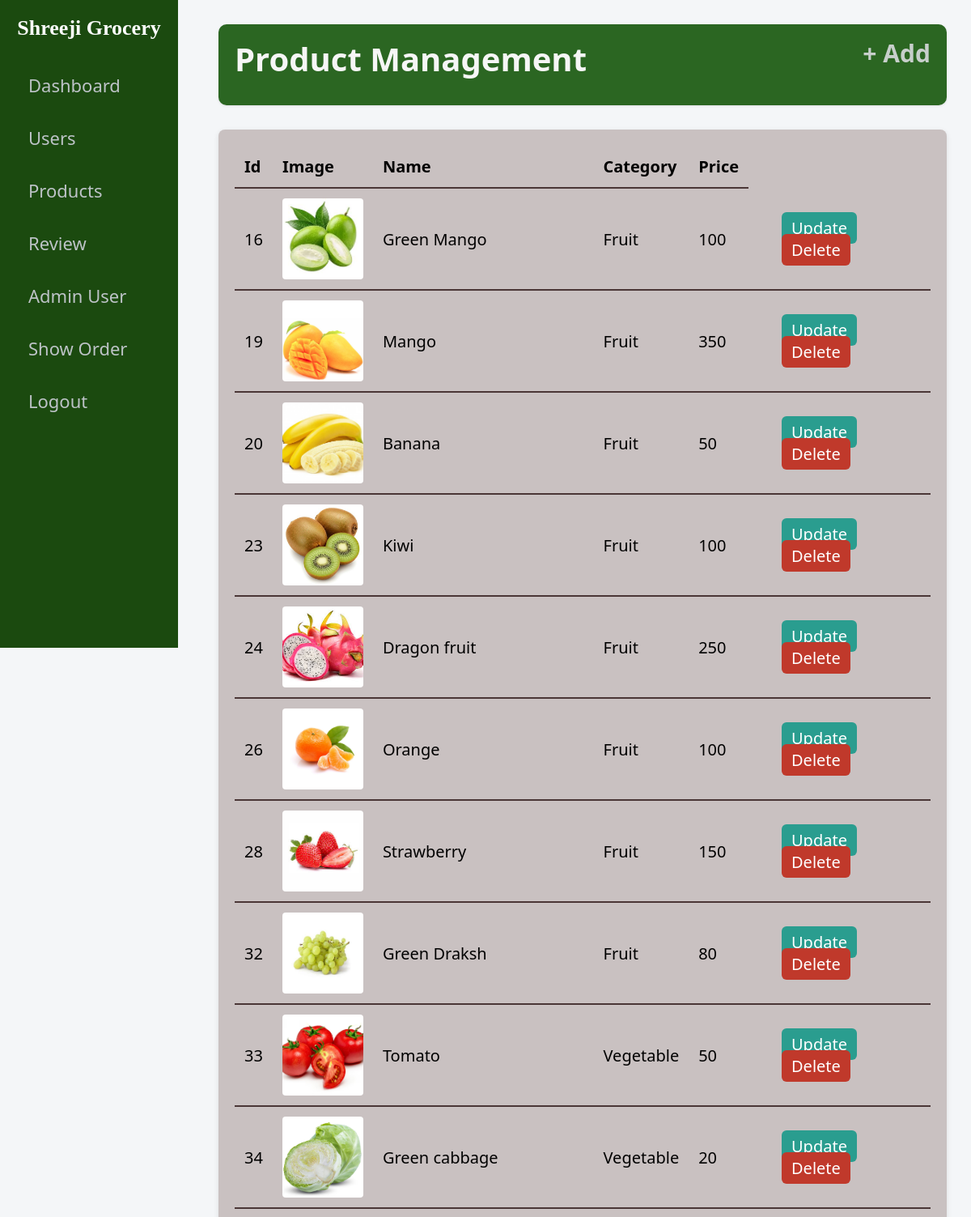
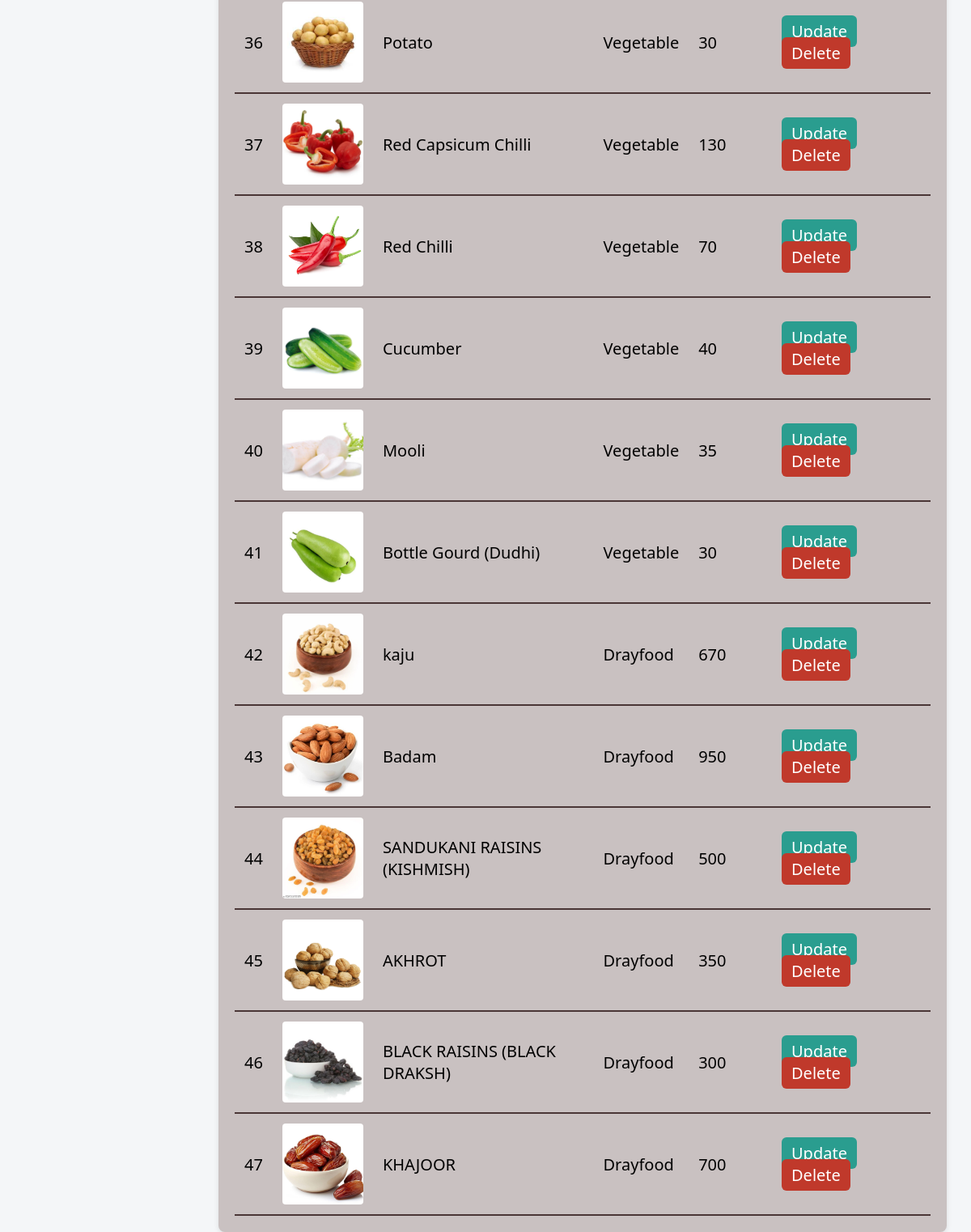
Page /admin/product.php (signed in) on the committed database (2 pictures, top to bottom).
### tables this page shows
CREATE TABLE `product` (
  `id` int(11) NOT NULL,
  `name` varchar(30) NOT NULL,
  `category` varchar(30) NOT NULL,
  `price` int(11) NOT NULL,
  `image` text NOT NULL
);

### admin/product.php (the view, shortened to what this page needs)
<?php
if (isset($_SESSION['sg'])) {
    include "header.php";
?>
<body>
  <div class="main">
    <header>
      <h1>Product Management</h1>
      <a href="product_add.php" class="add">+ Add</a>
    </header>
   <?php
      $host = "localhost";
      $user = "root";
      $password = "";
      $dbname = "grocery";
      $connection = mysqli_connect($host,$user,$password,$dbname);
      $query = "SELECT * FROM product";
      $query_run = mysqli_query($connection ,$query);
   ?>
    <div class="table-container">
      <table>
        <thead>
          <tr>
            <th>Id</th>
            <th>Image</th>
            <th>Name</th>
            <th>Category</th>
            <th>Price</th>
          </tr>
        </thead>
        <tbody>
        <?php
        if (mysqli_num_rows($query_run) > 0) {
            while ($row = mysqli_fetch_assoc($query_run)) {
        ?>
            <tr>
                <td><?php echo $row['id']; ?></td>
                <td> <img src="p_image/<?php echo $row['image']; ?>" class="product-img">
                </td>
                <td><?php echo $row['name']; ?></td>
                <td><?php echo $row['category']; ?></td>
                <td><?php echo $row['price']; ?></td>
                <td>
                   <td class="action-links">
                  <a class="update-link" href="update_product.php?id=<?php echo $row['id']; ?>">Update</a>
                  <a href="product_delete.php?i=<?php echo $row['id']; ?>"
                    class="btn btn-delete"
                    onclick="return confirm('Are you sure you want to delete this product?');">
                    Delete
                  </a>
                </td>
            </tr>
        <?php
            }
        } else {
            echo "<tr><td colspan='6' style='text-align:center;'>No Record Found</td></tr>";
        }
        ?>
        </tbody>
      </table>
    </div>
  </div>
<?php
} else {
   header("Location:index.php");
}
?>
</body>

### admin/header.php
<link rel="stylesheet" type="text/css" href="css/header.css">
<body>
  <div class="sidebar">
    <h2>Shreeji Grocery</h2>
    <nav>
      <ul>
        <li><a href="dashbord.php">Dashboard</a></li>
        <li><a href="user.php">Users</a></li>
        <li><a href="product.php">Products</a></li>
         <li><a href="review.php">Review</a></li>
        <li><a href="admin_user.php">Admin User</a></li>
        <li><a href="show_order.php">Show Order</a></li>
        <li><a href="logout.php">Logout</a></li>
      </ul>
    </nav>
  </div>
</body>

### admin/css/header.css (style rules this page uses)
* { margin: 0; padding: 0; box-sizing: border-box; }
body { font-family: Arial, sans-serif; }
.sidebar { width: 220px; height: 100vh; background-color: #1b4a0f; padding: 20px; position: fixed; font-size: 22px; }
.sidebar h2 { color: #fff; text-align: center; margin-bottom: 30px; font-size: 26px; font-family: 'Times New Roman', Times, serif; }
.sidebar ul { list-style: none; }
.sidebar ul li { margin: 15px 0; }
.sidebar ul li a { color: #bdc3c7; text-decoration: none; display: block; padding: 10px 15px; transition: 0.3s ease; border-radius: 4px; }
.main { margin-left: 240px; padding: 30px; }

### admin/product.php (style rules this page uses)
body { margin: 0; font-family: 'Segoe UI', sans-serif; background: #f4f6f8; display: flex; }
.main { margin-left: 240px; padding: 30px; flex: 1; }
.main header { display: flex; justify-content: space-between; margin-bottom: 30px; background: rgb(43, 102, 34); color: #f4f6f8; padding: 15px 20px; border-radius: 10px; box-shadow: 0 1px 3px rgba(0,0,0,0.1); }
.main h1 { font-size: 40px; color: #f6f6f6; }
.add { height: 70px; color: #c7cfcb; font-weight: bold; cursor: pointer; text-decoration: none; font-size: 30px; }
.table-container { background: rgb(201, 193, 193); border-radius: 8px; padding: 20px; box-shadow: 0 2px 6px rgba(0,0,0,0.1); }
table { width: 100%; border-collapse: collapse; }
table th, table td { font-size: 20px; padding: 12px; border-bottom: 2px solid #4a3636; text-align: left; }
table th { background: rgb(201, 193, 193); }
.product-img { width: 100px; height: 100px; object-fit: cover; border-radius: 4px; }
.btn { padding: 6px 12px; border: none; border-radius: 4px; cursor: pointer; color: white; margin-right: 5px; }
.btn-delete { background: #c0392b; text-decoration: none; }
.action-links a { text-decoration: none; padding: 6px 12px; border-radius: 6px; margin: 5px; }
.update-link { background: #2a9d8f; color: white; }

### rows in the picture
product: id "16", image (picture), name "Green Mango", category "Fruit", price "100"
product: id "19", image (picture), name "Mango", category "Fruit", price "350"
product: id "20", image (picture), name "Banana", category "Fruit", price "50"
product: id "23", image (picture), name "Kiwi", category "Fruit", price "100"
product: id "24", image (picture), name "Dragon fruit", category "Fruit", price "250"
product: id "26", image (picture), name "Orange", category "Fruit", price "100"
product: id "28", image (picture), name "Strawberry", category "Fruit", price "150"
product: id "32", image (picture), name "Green Draksh", category "Fruit", price "80"
product: id "33", image (picture), name "Tomato", category "Vegetable", price "50"
product: id "34", image (picture), name "Green cabbage", category "Vegetable", price "20"
product: id "36", image (picture), name "Potato", category "Vegetable", price "30"
product: id "37", image (picture), name "Red Capsicum Chilli", category "Vegetable", price "130"
product: id "38", image (picture), name "Red Chilli", category "Vegetable", price "70"
product: id "39", image (picture), name "Cucumber", category "Vegetable", price "40"
product: id "40", image (picture), name "Mooli", category "Vegetable", price "35"
product: id "41", image (picture), name "Bottle Gourd (Dudhi)", category "Vegetable", price "30"
product: id "42", image (picture), name "kaju", category "Drayfood", price "670"
product: id "43", image (picture), name "Badam", category "Drayfood", price "950"
product: id "44", image (picture), name "SANDUKANI RAISINS (KISHMISH)", category "Drayfood", price "500"
product: id "45", image (picture), name "AKHROT", category "Drayfood", price "350"
product: id "46", image (picture), name "BLACK RAISINS (BLACK DRAKSH)", category "Drayfood", price "300"
product: id "47", image (picture), name "KHAJOOR", category "Drayfood", price "700"
